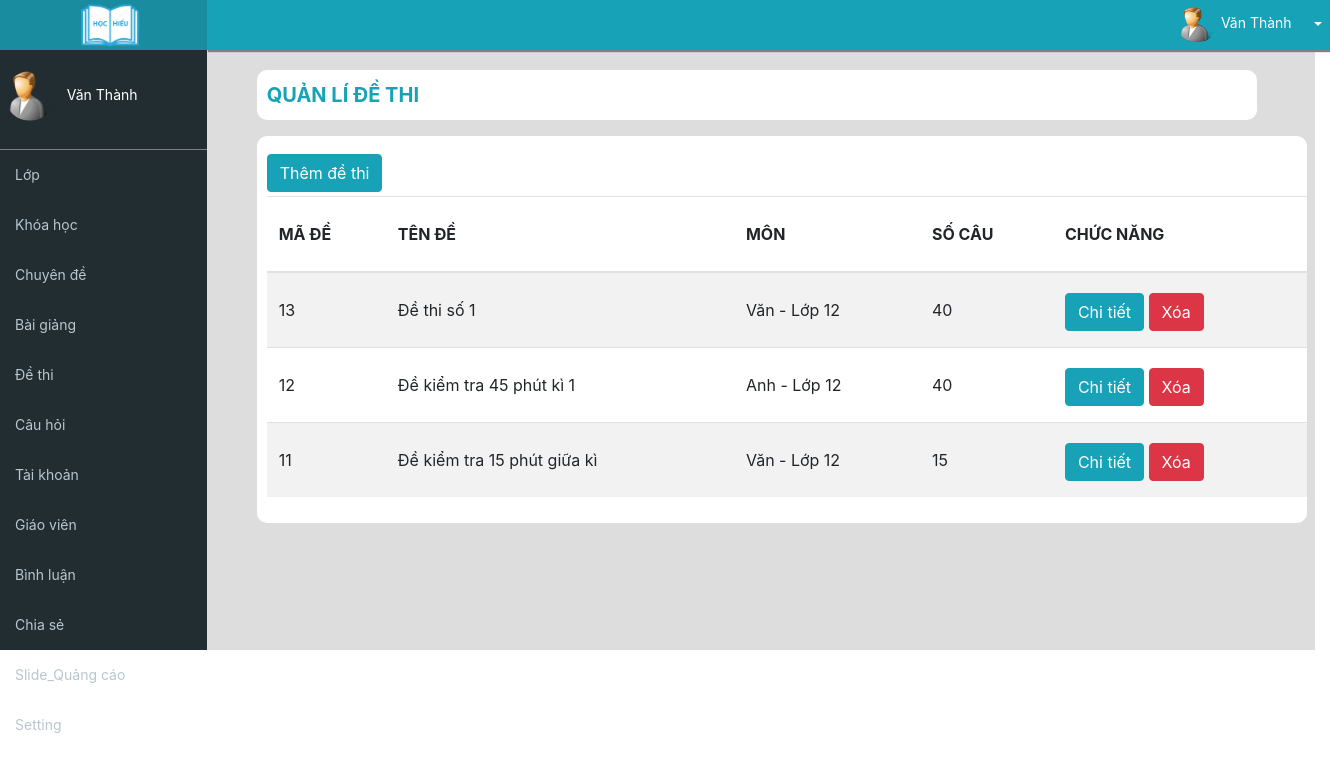
/admin/dethi.php (signed in), run on the app's committed database.
### tables this page shows
CREATE TABLE `setting` (
  `logo` varchar(250) NOT NULL,
  `email` varchar(250) NOT NULL,
  `sdt` int(11) NOT NULL
);

CREATE TABLE `users` (
  `id_user` int(11) NOT NULL,
  `username` varchar(200) NOT NULL,
  `password` varchar(200) NOT NULL,
  `name` varchar(200) NOT NULL,
  `phone_numbers` int(11) NOT NULL,
  `email` varchar(200) NOT NULL,
  `birthday` date NOT NULL,
  `address` varchar(250) NOT NULL,
  `gender` int(11) NOT NULL,
  `image` varchar(250) NOT NULL,
  `role_id` int(11) NOT NULL,
  `status` int(11) NOT NULL
);

CREATE TABLE `test` (
  `id_test` int(11) NOT NULL,
  `name_test` varchar(500) NOT NULL,
  `time_test` int(11) NOT NULL,
  `id_subcategory` int(11) NOT NULL
);

CREATE TABLE `subcategory` (
  `id_subcategory` int(11) NOT NULL,
  `name_subcategory` varchar(200) NOT NULL,
  `id_category` int(11) NOT NULL
);

CREATE TABLE `category` (
  `id_category` int(11) NOT NULL,
  `name_category` varchar(200) NOT NULL,
  `image` varchar(200) NOT NULL
);

### commont/connect.php (called while the page is built, shortened)
<?php
$hostname='localhost';
$username='root';
$password='';
$database='duan1';
$options = array(PDO::MYSQL_ATTR_INIT_COMMAND => "SET NAMES utf8");
try
{
  $conn= new PDO("mysql:host=$hostname;dbname=$database",$username,$password,$options);
  $conn->setAttribute(PDO::ATTR_ERRMODE,PDO::ERRMODE_EXCEPTION);
		$sqltest  ="select * from test order by id_test desc ";
		$querytest  =$conn->prepare($sqltest);
		$querytest->execute();
		$rowtest  = $querytest->fetchAll(PDO::FETCH_ASSOC);
		 $sqlsetting ="select * from setting ";
		$querysetting =$conn->prepare($sqlsetting);
		$querysetting->execute();
		$rowsetting = $querysetting->fetch(PDO::FETCH_ASSOC);
 function users($id){
	  global $conn;
		$sql="select * from users where id_user={$id} ";
		$query=$conn->prepare($sql);
		$query->execute();
		$row= $query->fetch(PDO::FETCH_ASSOC);
    return $row;
		}
 function category($id){
	  global $conn;
		$sql="select * from category where id_category={$id} ";
		$query=$conn->prepare($sql);
		$query->execute();
		$row= $query->fetch(PDO::FETCH_ASSOC);
    return $row;
		}
 function subcategory($id){
	  global $conn;
		$sql="select * from subcategory where id_subcategory={$id} ";
		$query=$conn->prepare($sql);
		$query->execute();
		$row= $query->fetch(PDO::FETCH_ASSOC);
    return $row;
		}
  } catch(Exception $e){
	echo $e.getMessage();
}
 ?>

### admin/dethi.php (the view, shortened to what this page needs)
<?php require_once '../commont/connect.php';session_start(); ?>
<!DOCTYPE html>
<html>
<head>
	<link rel="stylesheet" href="cssadmin.css">
	<link rel="stylesheet" href="../public/css/bootstrap.min.css">
</head>
<body>
	<div class="w-100">
		<div class="row " style="width: 100%">
 <?php include_once '../_share/admin/menu.php' ?>
		<div class="col-md-10" style="background: #ddd">
 <?php include_once '../_share/admin/header.php' ?>
			<div class="bodyad">
				<div class="thanbody">
				<p style="font-size: 20px;width:1000px;height:50px;background: white;line-height: 50px;padding-left: 10px;border-radius: 10px;color: #17a2b8;font-weight: bold">QUẢN LÍ ĐỀ THI</p>
				<div class="noidung">
					<a href="themdetest.php" class="btn btn-info">Thêm đề thi </a>
					<table class="table table-striped">
						<thead>
							<tr>
								<th>MÃ ĐỀ</th>
								<th>TÊN ĐỀ</th>
								<th>MÔN</th>
								<th>SỐ CÂU</th>
								<th colspan="3">CHỨC NĂNG</th>
							</tr>
						</thead>
						<tbody>
							<?php foreach ($rowtest as $value){
								$idtest=$value['id_test'];
								$sqlsocau ="SELECT COUNT(*) as total FROM test_question WHERE id_test='$idtest' " ;
								$querysocau=$conn->prepare($sqlsocau);
								$querysocau->execute();
								$rowsocau= $querysocau->fetch(PDO::FETCH_ASSOC);
								$idmon=$value['id_subcategory'];
								if ($idmon=="0") {
									$idmon=0;
								}else  {
									$idcategory=subcategory($idmon)['id_category'];
								}
								?>
							<tr>
								<td><?php echo $value['id_test']; ?></td>
								<td><?php echo $value['name_test']; ?></td>
								<?php if(isset($idcategory)){  ?>
								<td><?php echo subcategory($idmon)['name_subcategory'].' - '.category($idcategory)['name_category'] ?></td>
								<?php }else {?>
									<td></td>
								<?php } ?>
								<td><?php echo   $rowsocau['total'] ?></td>
								<td>
								<a href="suade.php?idsuade=<?php echo $value['id_test']; ?>"  class="btn btn-info">Chi tiết</a>
								<a href="dethi.php?idxoade=<?php  echo $value['id_test']; ?>"  onclick="return confirm('Bạn có muốn xóa đề này?')" class="btn btn-danger">Xóa</a>
								</td>
							</tr>
							<?php } ?>
						</tbody>
					</table>
				</div>
				</div>
			</div>
		</div>
		</div>
	</div>
</body>
</html>

### _share/admin/menu.php (shortened to what this page needs)
<div class="col-md-2" style="background: #222d32">
		<div style="height:50px;width:220px;background: #198d9f;text-align: center;">
			<img src="../image/<?php echo $rowsetting['logo']; ?>" style="width:70px;">
		</div>
		<div class="ten">
			<img src="../public/images/user/<?php echo users($_SESSION['account']['id'])['image']; ?>" style="width:50px;height:50px;border-radius: 100%;margin-left: 5px">
			&nbsp;&nbsp;<?php echo users($_SESSION['account']['id'])['name']; ?>
		</div>
		<div style="width: 210px;height:500px;font-size: 14px;color: #b8c7ce">
			<div class="boxmenu">
				<a href="danhmuc.php" class="thea5"><p>Lớp 	</p></a>
			</div>
			<div class="boxmenu">
				<a href="khoahoc.php" class="thea5"><p>Khóa học</p></a>
			</div>
			<div class="boxmenu">
				<a href="chuyende.php" class="thea5"><p>Chuyên đề</p></a>
			</div>
			<div class="boxmenu">
				<a href="baigiang.php" class="thea5"><p>Bài giảng</p></a>
			</div>
			<div class="boxmenu">
				<a href="dethi.php" class="thea5"><p>Đề thi</p></a>
			</div>
			<div class="boxmenu">
				<a href="cauhoi.php" class="thea5"><p>Câu hỏi</p></a>
			</div>
			<div class="boxmenu">
				<a href="taikhoan.php" class="thea5"><p>Tài khoản</p></a>
			</div>
			<div class="boxmenu">
				<a href="giaovien.php" class="thea5"><p>Giáo viên</p></a>
			</div>
			<div class="boxmenu">
				<a href="binhluan.php" class="thea5"><p>Bình luận</p></a>
			</div>
			<div class="boxmenu">
				<a href="chiase.php" class="thea5"><p>Chia sẻ</p></a>
			</div>
				<div class="boxmenu">
				<a href="slide.php" class="thea5"><p>Slide_Quảng cáo</p></a>
			</div>
				<div class="boxmenu">
				<a href="setting.php" class="thea5"><p>Setting</p></a>
			</div>
		</div>
	</div>

### _share/admin/header.php (shortened to what this page needs)
<div class="headerad" style="background: #17a2b8;border-radius: none">
				<div class="btn-group" style="float: right;">
				  <button type="button" class="btn btn-info" style="font-size: 14px">	<img src="../public/images/user/<?php echo users($_SESSION['account']['id'])['image']; ?>" style="width:40px;height:35px;border-radius: 100px;"> <?php echo users($_SESSION['account']['id'])['name']; ?> </button>
				  <button type="button" class="btn btn-info dropdown-toggle dropdown-toggle-split" data-toggle="dropdown" aria-haspopup="true" aria-expanded="false">
				  </button>
				</div>
	</div>

### admin/cssadmin.css (style rules this page uses)
* { margin:0px;padding:0px;box-sizing: border-box; }
.headerad { width: 1125px;height: 50px;background: white;margin-left: -15px;box-shadow: 2px 1px 1px 1px gray;border-radius: 0px }
.bodyad { width: 1120px;background: none;margin-top: 10px;border-radius: 10px }
.ten { width: 210px;height: 100px;background: none;border-bottom: 1px solid gray;font-size: 14px;color: white }
.boxmenu { width: 210px;height: 50px;line-height: 50px;background: none; }
.boxmenu p { margin-left: 15px }
.thea5 { color:#b8c7ce; }
.thanbody { width: 1050px;background: none;margin: auto;padding-top: 10px }
.noidung { width: 1050px;background: white;line-height: 50px;padding-left: 10px;border-radius: 10px;padding-top: 10px;padding-bottom:10px;margin-bottom: 20px }
table tr { width: 50px }

### data on the page
setting: logo (picture)
users: image (picture), name "Văn Thành"
test: id_test "13", name_test "Đề thi số 1", id_subcategory.name_subcategory "Văn", id_subcategory.name_category "Lớp 12", total "40"
test: id_test "12", name_test "Đề kiểm tra 45 phút kì 1", id_subcategory.name_subcategory "Anh", id_subcategory.name_category "Lớp 12", total "40"
test: id_test "11", name_test "Đề kiểm tra 15 phút giữa kì", id_subcategory.name_subcategory "Văn", id_subcategory.name_category "Lớp 12", total "15"
